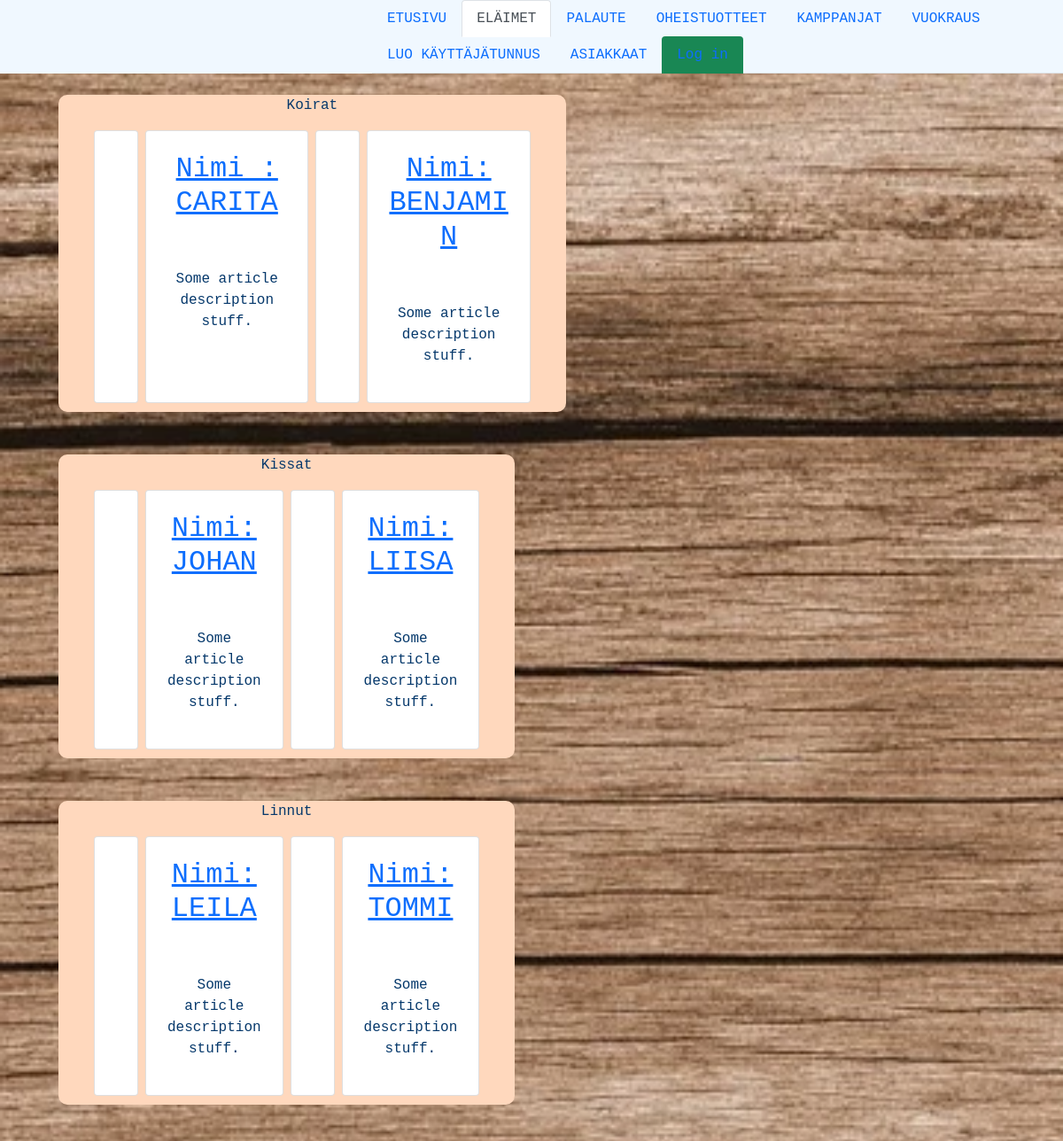
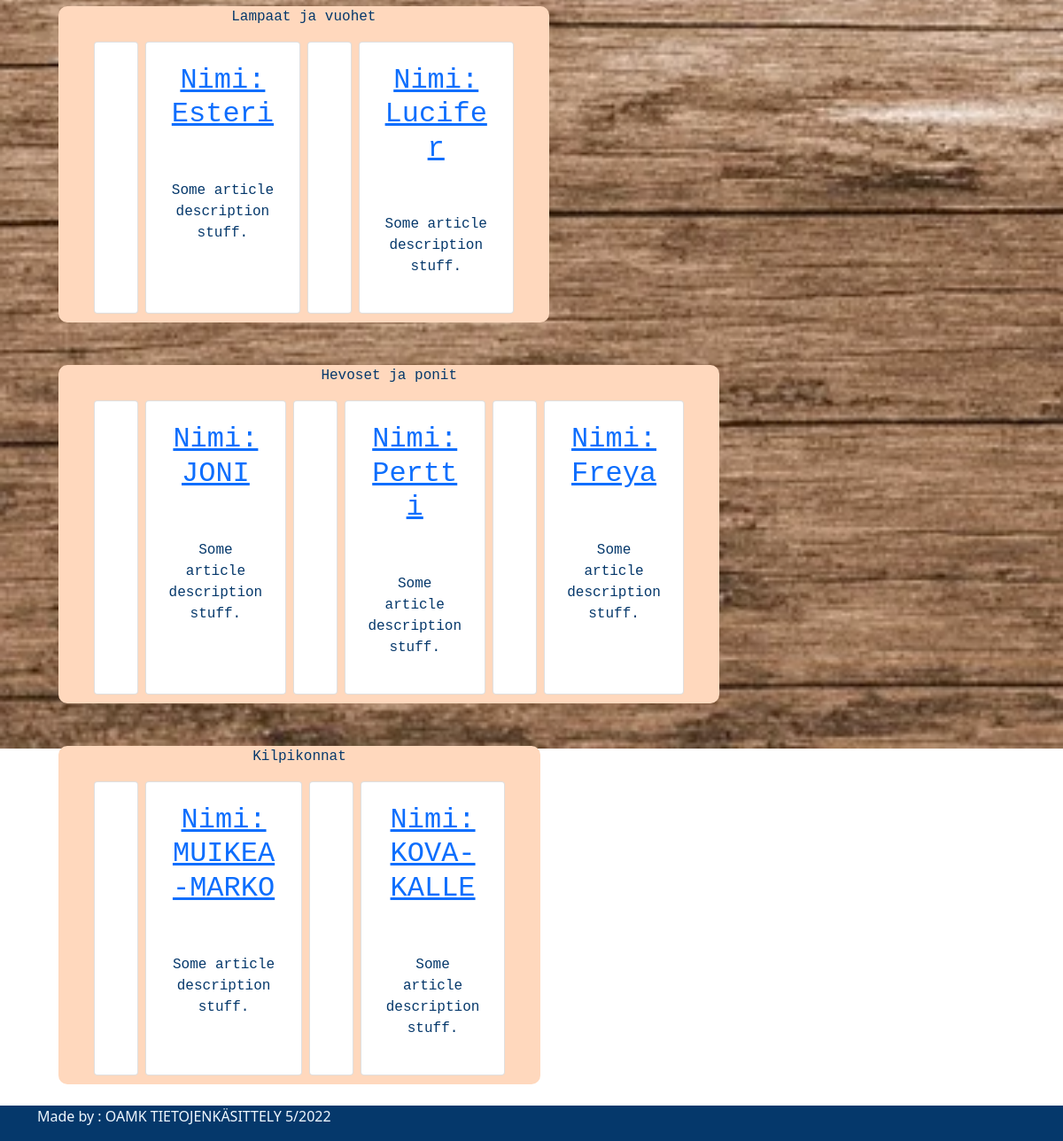
Screenshot of /lemminkäinen/eläimet.php with the database file from the repository (2 pictures, top to bottom).
### tables this page shows
CREATE TABLE ELAIN (
    elainID INT PRIMARY KEY AUTO_INCREMENT,
    lajinro INT NOT NULL,
    hinta INT NOT NULL,
    tietoa TEXT NOT NULL,
    rotu TEXT NOT NULL,
    UNIQUE(elainID),
FOREIGN KEY (lajinro) REFERENCES LAJI(lajinro)
);

### lemminkäinen/eläimet.php (the view, shortened to what this page needs)
<!DOCTYPE html>
<html lang="en">
<head>
    <link rel="stylesheet" href="styles.css">
    <link href="https://cdn.jsdelivr.net/npm/bootstrap@5.1.3/dist/css/bootstrap.min.css" rel="stylesheet">
</head>
<body>
  <header>
      <ul class="nav nav-tabs">
        <li class="nav-item">
          <a class="nav-link" aria-current="page" href="../index.php">ETUSIVU</a>
        </li>
        <li class="nav-item">
          <a class="nav-link active" href="../lemminkäinen/eläimet.php">ELÄIMET</a>
        </li>
        <li class="nav-item">
          <a class="nav-link" href="../lemminkäinen/PALAUTE.php">PALAUTE</a>
        </li>
        <li class="nav-item">
          <a class="nav-link" href="../lemminkäinen/oheistuotteet.php">OHEISTUOTTEET</a>
        </li>
        <li class="nav-item">
            <a class="nav-link" href="../lemminkäinen/kamppanja.php">KAMPPANJAT</a>
          </li>
          <li class="nav-item">
          <a class="nav-link" href="../lemminkäinen/Ostoskori.php">VUOKRAUS</a>
        </li>
          <li class="nav-item">
            <a class="nav-link" href="../lemminkäinen/lisääKäyttäjä.php">LUO KÄYTTÄJÄTUNNUS</a>
          </li>
          <li class="nav-item">
            <a class="nav-link" href="../lemminkäinen/asiakkaat.php">ASIAKKAAT</a>
          </li>
          <li class="nav-item">
            <?php
                if(isset($_SESSION["username"])){
                    echo '<a class="nav-link bg-danger" href="../lemminkäinen/uloskirjautuminen.php">Log out</a>';
                }else{
                    echo '<a class="nav-link bg-success" href="../lemminkäinen/kirjautuminen.php">Log in</a>';
                }
            ?>
            </li>
      </ul>
  </header>
    <div class="container">
        <div class="row">
          <div class="col-4" class="header">
            <div class="elain m-4">
              <p>Koirat</p>
                <div class="cards">
                  <div class="card">
                      <?php
                      function getCarita(){
                        try{
                            $pdo = openDb();
                            $sql = "SELECT * FROM ELAIN WHERE elainID = 1";
                            $people = $pdo->query($sql);
                            return $people->fetchAll();
                        }catch(PDOException $e){
                            throw $e;
                        }
                    }
                    ?>
                  <?php $CARITA = getCarita() ?>
                  </div>
                  <div class="card">
                    <h2><a href="#">
                      <?php
                      foreach($CARITA as $a){
                      echo "<div>" . "<h2>" . $a["tietoa"] . "</h2>" . '</div>'. "</br>";
                      } ?>
                      </a></h2>
                    <p>Some article description stuff.</p>
                  </div>
                  <div class="card">
                      <?php
                      function getBenjamin(){
                        try{
                            $pdo = openDb();
                            $sql = "SELECT * FROM ELAIN WHERE elainID = 2";
                            $people = $pdo->query($sql);
                            return $people->fetchAll();
                        }catch(PDOException $e){
                            throw $e;
                        }
                    }
                    ?>
                  <?php $BENJAMIN = getBenjamin() ?>
                  </div>
                  <div class="card">
                    <h2><a href="#">
                      <?php
                      foreach($BENJAMIN as $a){
                      echo "<div>" . "<h2>" . $a["tietoa"] . "</h2>" . '</div>'. "</br>";
                      } ?>
                      </a></h2>
                    <p>Some article description stuff.</p>
                  </div>
                </div>
            </div>
            <div class="elain m-4">
              <p>Kissat</p>
              <div class="cards">
              <div class="card">
                      <?php
                      function getJohan(){
                        try{
                            $pdo = openDb();
                            $sql = "SELECT * FROM ELAIN WHERE elainID = 3";
                            $people = $pdo->query($sql);
                            return $people->fetchAll();
                        }catch(PDOException $e){
                            throw $e;
                        }
                    }
                    ?>
                  <?php $JOHAN = getJohan() ?>
                  </div>
                  <div class="card">
                    <h2><a href="#">
                      <?php
                      foreach($JOHAN as $a){
                      echo "<div>" . "<h2>" . $a["tietoa"] . "</h2>" . '</div>'. "</br>";
                      } ?>
                      </a></h2>
                    <p>Some article description stuff.</p>
                  </div>
                  <div class="card">
                      <?php
                      function getLiisa(){
                        try{
                            $pdo = openDb();
                            $sql = "SELECT * FROM ELAIN WHERE elainID = 4";
                            $people = $pdo->query($sql);
                            return $people->fetchAll();
                        }catch(PDOException $e){
                            throw $e;
                        }
                    }
                    ?>
                  <?php $LIISA = getLiisa() ?>
                  </div>
                  <div class="card">
                    <h2><a href="#">
                      <?php
                      foreach($LIISA as $a){
                      echo "<div>" . "<h2>" . $a["tietoa"] . "</h2>" . '</div>'. "</br>";
                      } ?>
                      </a></h2>
                    <p>Some article description stuff.</p>
                  </div>
              </div>
          </div>
            <div class="elain m-4">
              <p>Linnut</p>
              <div class="cards">
              <div class="card">
                      <?php
                      function getLeila(){
                        try{
                            $pdo = openDb();
                            $sql = "SELECT * FROM ELAIN WHERE elainID = 5";
                            $people = $pdo->query($sql);
                            return $people->fetchAll();
                        }catch(PDOException $e){
                            throw $e;
                        }
                    }
                    ?>
                  <?php $LEILA = getLeila() ?>
                  </div>
                  <div class="card">
                    <h2><a href="#">
                      <?php
                      foreach($LEILA as $a){
                      echo "<div>" . "<h2>" . $a["tietoa"] . "</h2>" . '</div>'. "</br>";
                      } ?>
                      </a></h2>
                    <p>Some article description stuff.</p>
                  </div>
                  <div class="card">
                      <?php
                      function getTommi(){
                        try{
                            $pdo = openDb();
                            $sql = "SELECT * FROM ELAIN WHERE elainID = 6";
                            $people = $pdo->query($sql);
                            return $people->fetchAll();
                        }catch(PDOException $e){
                            throw $e;
                        }
                    }
                    ?>
                  <?php $TOMMI = getTommi() ?>
                  </div>
                  <div class="card">
                    <h2><a href="#">
                      <?php
                      foreach($TOMMI as $a){
                      echo "<div>" . "<h2>" . $a["tietoa"] . "</h2>" . '</div>'. "</br>";
                      } ?>
                      </a></h2>
                    <p>Some article description stuff.</p>
                  </div>
              </div>
          </div>
            <div class="elain m-4">
              <p>Lampaat ja vuohet</p>
              <div class="cards">
              <div class="card">
                      <?php
                      function getEsteri(){
                        try{
                            $pdo = openDb();
                            $sql = "SELECT * FROM ELAIN WHERE elainID = 10";
                            $people = $pdo->query($sql);
                            return $people->fetchAll();
                        }catch(PDOException $e){
                            throw $e;
                        }
                    }
                    ?>
                  <?php $ESTERI = getEsteri() ?>
                  </div>
                  <div class="card">
                    <h2><a href="#">
                      <?php
                      foreach($ESTERI as $a){
                      echo "<div>" . "<h2>" . $a["tietoa"] . "</h2>" . '</div>'. "</br>";
                      } ?>
                      </a></h2>
                    <p>Some article description stuff.</p>
                  </div>
                <div class="card">
                      <?php
                      function getLucifer(){
                        try{
                            $pdo = openDb();
                            $sql = "SELECT * FROM ELAIN WHERE elainID = 11";
                            $people = $pdo->query($sql);
                            return $people->fetchAll();
                        }catch(PDOException $e){
                            throw $e;
                        }
                    }
                    ?>
                  <?php $LUCIFER = getLucifer() ?>
                  </div>
                  <div class="card">
                    <h2><a href="#">
                      <?php
                      foreach($LUCIFER as $a){
                      echo "<div>" . "<h2>" . $a["tietoa"] . "</h2>" . '</div>'. "</br>";
                      } ?>
                      </a></h2>
                    <p>Some article description stuff.</p>
                  </div>
              </div>
          </div>
        <div class="elain m-4">
              <p>Hevoset ja ponit</p>
              <div class="cards">
                <div class="card">
                      <?php
                      function getJoni(){
                        try{
                            $pdo = openDb();
                            $sql = "SELECT * FROM ELAIN WHERE elainID = 7";
                            $people = $pdo->query($sql);
                            return $people->fetchAll();
                        }catch(PDOException $e){
                            throw $e;
                        }
                    }
                    ?>
                  <?php $JONI = getJoni() ?>
                  </div>
                  <div class="card">
                    <h2><a href="#">
                      <?php
                      foreach($JONI as $a){
                      echo "<div>" . "<h2>" . $a["tietoa"] . "</h2>" . '</div>'. "</br>";
                      } ?>
                      </a></h2>
                    <p>Some article description stuff.</p>
                  </div>
                <div class="card">
                      <?php
                      function getPertti(){
                        try{
                            $pdo = openDb();
                            $sql = "SELECT * FROM ELAIN WHERE elainID = 8";
                            $people = $pdo->query($sql);
                            return $people->fetchAll();
                        }catch(PDOException $e){
                            throw $e;
                        }
                    }
                    ?>
                  <?php $PERTTI = getPertti() ?>
                  </div>
                  <div class="card">
                    <h2><a href="#">
                      <?php
                      foreach($PERTTI as $a){
                      echo "<div>" . "<h2>" . $a["tietoa"] . "</h2>" . '</div>'. "</br>";
                      } ?>
                      </a></h2>
                    <p>Some article description stuff.</p>
                  </div>
                <div class="card">
                      <?php
                      function getFreya(){
                        try{
                            $pdo = openDb();
                            $sql = "SELECT * FROM ELAIN WHERE elainID = 9";
                            $people = $pdo->query($sql);
                            return $people->fetchAll();
                        }catch(PDOException $e){
                            throw $e;
                        }
                    }
                    ?>
                  <?php $FREYA = getFreya() ?>
                  </div>
                  <div class="card">
                    <h2><a href="#">
                      <?php
                      foreach($FREYA as $a){
                      echo "<div>" . "<h2>" . $a["tietoa"] . "</h2>" . '</div>'. "</br>";
                      } ?>
                      </a></h2>
                    <p>Some article description stuff.</p>
                  </div>
              </div>
          </div>
            <div class="elain m-4">
              <p>Kilpikonnat</p>
              <div class="cards">
              <div class="card">
                      <?php
                      function getMarko(){
                        try{
                            $pdo = openDb();
                            $sql = "SELECT * FROM ELAIN WHERE elainID = 12";
                            $people = $pdo->query($sql);
                            return $people->fetchAll();
                        }catch(PDOException $e){
                            throw $e;
                        }
                    }
                    ?>
                  <?php $MARKO = getMarko() ?>
                  </div>
                  <div class="card">
                    <h2><a href="#">
                      <?php
                      foreach($MARKO as $a){
                      echo "<div>" . "<h2>" . $a["tietoa"] . "</h2>" . '</div>'. "</br>";
                      } ?>
                      </a></h2>
                    <p>Some article description stuff.</p>
                  </div>
                  <div class="card">
                      <?php
                      function getKalle(){
                        try{
                            $pdo = openDb();
                            $sql = "SELECT * FROM ELAIN WHERE elainID = 13";
                            $people = $pdo->query($sql);
                            return $people->fetchAll();
                        }catch(PDOException $e){
                            throw $e;
                        }
                    }
                    ?>
                  <?php $KALLE = getKalle() ?>
                  </div>
                  <div class="card">
                    <h2><a href="#">
                      <?php
                      foreach($KALLE as $a){
                      echo "<div>" . "<h2>" . $a["tietoa"] . "</h2>" . '</div>'. "</br>";
                      } ?>
                      </a></h2>
                    <p>Some article description stuff.</p>
                  </div>
                </div>
            </div>
          </div>
          </div>
        </div>
  <footer>
    <div class="container">
      <div class="row">
        <p>
        Made by :  OAMK TIETOJENKÄSITTELY 5/2022
        </p>
      </div>
    </div>
  </footer>
</body>
</html>

### rows the page displays
elain: tietoa "Nimi : CARITA"
elain: tietoa "Nimi: BENJAMIN"
elain: tietoa "Nimi: JOHAN"
elain: tietoa "Nimi: LIISA"
elain: tietoa "Nimi: LEILA"
elain: tietoa "Nimi: TOMMI"
elain: tietoa "Nimi: Esteri"
elain: tietoa "Nimi: Lucifer"
elain: tietoa "Nimi: JONI"
elain: tietoa "Nimi: Pertti"
elain: tietoa "Nimi: Freya"
elain: tietoa "Nimi: MUIKEA-MARKO"
elain: tietoa "Nimi: KOVA-KALLE"
